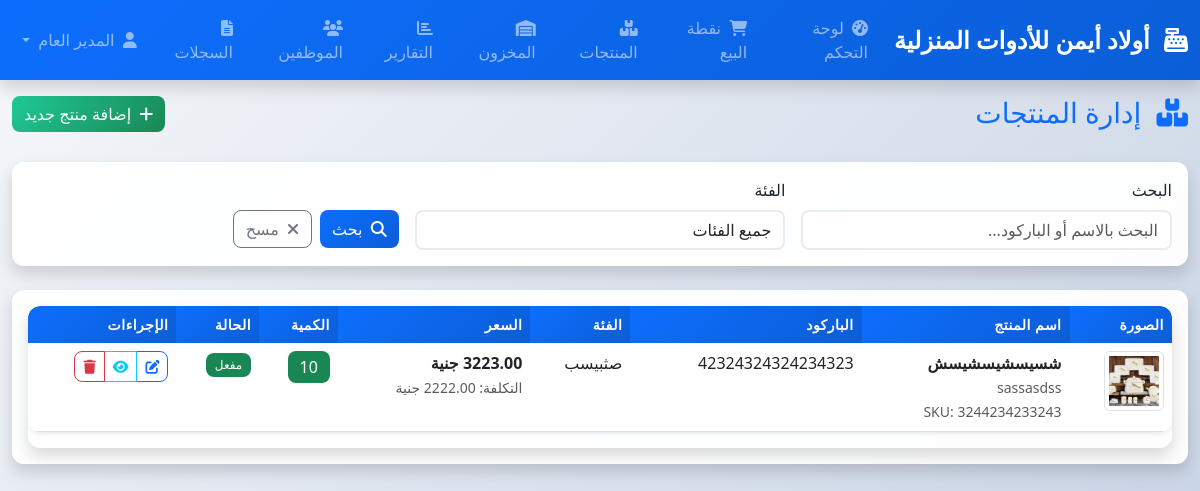
/products (signed in), run on the app's committed database.
### models.py (models this page shows)
class Employee(UserMixin, db.Model):
    id = db.Column(db.Integer, primary_key=True)
    username = db.Column(db.String(64), unique=True, nullable=False)
    email = db.Column(db.String(120), unique=True, nullable=False)
    full_name = db.Column(db.String(100), nullable=False)
    password_hash = db.Column(db.String(256), nullable=False)
    role = db.Column(db.String(20), nullable=False, default='cashier')
    is_active = db.Column(db.Boolean, default=True)
    created_at = db.Column(db.DateTime, default=datetime.utcnow)
    sales = db.relationship('Sale', backref='employee', lazy=True)
    inventory_movements = db.relationship('InventoryMovement', backref='employee', lazy=True)
    def has_permission(self, permission):
        permissions = {
            'admin': ['manage_employees', 'manage_inventory', 'view_reports', 'make_sales', 'manage_products'],
            'manager': ['manage_inventory', 'view_reports', 'edit_products', 'make_sales', 'manage_products'],
            'cashier': ['make_sales']
        }
        return permission in permissions.get(self.role, [])

class Product(db.Model):
    id = db.Column(db.Integer, primary_key=True)
    name = db.Column(db.String(200), nullable=False)
    name_ar = db.Column(db.String(200), nullable=False)
    description = db.Column(db.Text)
    barcode = db.Column(db.String(50), unique=True)
    sku = db.Column(db.String(50), unique=True, nullable=False)
    price = db.Column(db.Numeric(10, 2), nullable=False)
    cost_price = db.Column(db.Numeric(10, 2))
    quantity = db.Column(db.Integer, nullable=False, default=0)
    min_quantity = db.Column(db.Integer, default=5)
    image_url = db.Column(db.String(255))
    is_active = db.Column(db.Boolean, default=True)
    created_at = db.Column(db.DateTime, default=datetime.utcnow)
    updated_at = db.Column(db.DateTime, default=datetime.utcnow, onupdate=datetime.utcnow)
    category_id = db.Column(db.Integer, db.ForeignKey('category.id'))
    sale_items = db.relationship('SaleItem', backref='product', lazy=True)
    inventory_movements = db.relationship('InventoryMovement', backref='product', lazy=True)
    @property
    def is_low_stock(self):
        return self.quantity <= self.min_quantity

class Category(db.Model):
    id = db.Column(db.Integer, primary_key=True)
    name = db.Column(db.String(100), nullable=False)
    name_ar = db.Column(db.String(100), nullable=False)
    description = db.Column(db.Text)
    created_at = db.Column(db.DateTime, default=datetime.utcnow)
    products = db.relationship('Product', backref='category', lazy=True)

### routes.py (the view, shortened to what this page needs)
@app.route('/products')
@login_required
def products():
    if not current_user.has_permission('manage_products'):
        flash('ليس لديك صلاحية للوصول لهذه الصفحة', 'error')
        return redirect(url_for('dashboard'))
    page = request.args.get('page', 1, type=int)
    search = request.args.get('search', '')
    category_id = request.args.get('category_id', type=int)
    query = Product.query.filter_by(is_active=True)
    if category_id:
        query = query.filter_by(category_id=category_id)
    products = query.order_by(Product.name_ar).paginate(page=page, per_page=20, error_out=False)
    categories = Category.query.all()
    return render_template('products.html', products=products, categories=categories,
                           search=search, selected_category=category_id)

### app.py (called while the page is built)
@login_manager.user_loader
def load_user(user_id):
    from models import Employee
    return Employee.query.get(int(user_id))

### templates/products.html (shortened to what this page needs)
{% extends "base.html" %}
{% block content %}
<div class="row mb-4">
    <div class="col">
        <h1 class="h3 text-primary">
            <i class="fas fa-boxes me-2"></i>
            إدارة المنتجات
        </h1>
    </div>
    <div class="col-auto">
        <a href="{{ url_for('add_product') }}" class="btn btn-success">
            <i class="fas fa-plus me-1"></i>
            إضافة منتج جديد
        </a>
    </div>
</div>
<div class="card mb-4">
    <div class="card-body">
        <form method="GET" class="row g-3">
            <div class="col-md-4">
                <label class="form-label">البحث</label>
                <input type="text" name="search" class="form-control"
                       value="{{ search }}" placeholder="البحث بالاسم أو الباركود...">
            </div>
            <div class="col-md-4">
                <label class="form-label">الفئة</label>
                <select name="category_id" class="form-select">
                    <option value="">جميع الفئات</option>
                </select>
            </div>
            <div class="col-md-4">
                <label class="form-label">&nbsp;</label>
                <div class="d-grid gap-2 d-md-flex">
                    <button type="submit" class="btn btn-primary">
                        <i class="fas fa-search me-1"></i>
                        بحث
                    </button>
                    <a href="{{ url_for('products') }}" class="btn btn-outline-secondary">
                        <i class="fas fa-times me-1"></i>
                        مسح
                    </a>
                </div>
            </div>
        </form>
    </div>
</div>
<div class="card">
    <div class="card-body">
        {% if products.items %}
        <div class="table-responsive">
            <table class="table table-hover">
                <thead class="table-dark">
                    <tr>
                        <th>الصورة</th>
                        <th>اسم المنتج</th>
                        <th>الباركود</th>
                        <th>الفئة</th>
                        <th>السعر</th>
                        <th>الكمية</th>
                        <th>الحالة</th>
                        <th>الإجراءات</th>
                    </tr>
                </thead>
                <tbody>
                    {% for product in products.items %}
                    <tr>
                        <td>
                            {% if product.image_url %}
                            <img src="{{ product.image_url }}" alt="{{ product.name_ar }}"
                                 class="img-thumbnail" style="width: 60px; height: 60px; object-fit: cover;">
                            {% else %}
                            <div class="bg-light d-flex align-items-center justify-content-center"
                                 style="width: 60px; height: 60px;">
                                <i class="fas fa-image text-muted"></i>
                            </div>
                            {% endif %}
                        </td>
                        <td>
                            <strong>{{ product.name_ar }}</strong><br>
                            <small class="text-muted">{{ product.name }}</small><br>
                            <small class="text-muted">SKU: {{ product.sku }}</small>
                        </td>
                        <td>{{ product.barcode or '-' }}</td>
                        <td>{{ product.category.name_ar if product.category else '-' }}</td>
                        <td>
                            <strong>{{ "%.2f"|format(product.price) }} جنية </strong>
                            {% if product.cost_price %}
                            <br>
                            <small class="text-muted">التكلفة: {{ "%.2f"|format(product.cost_price) }} جنية</small>
                            {% endif %}
                        </td>
                        <td>
                            <span class="badge {% if product.is_low_stock %}bg-warning{% else %}bg-success{% endif %} fs-6">
                                {{ product.quantity }}
                            </span>
                        </td>
                        <td>
                            {% if product.is_active %}
                            <span class="badge bg-success">مفعل</span>
                            {% else %}
                            <span class="badge bg-danger">غير متوفر</span>
                            {% endif %}
                        </td>
                        <td>
                            {% if product.is_active %}
                            <div class="btn-group" role="group">
                                <a href="{{ url_for('edit_product', product_id=product.id) }}"
                                   class="btn btn-sm btn-outline-primary">
                                    <i class="fas fa-edit"></i>
                                </a>
                                <button type="button" class="btn btn-sm btn-outline-info"
                                        data-bs-toggle="modal" data-bs-target="#productModal{{ product.id }}">
                                    <i class="fas fa-eye"></i>
                                </button>
                                <button type="button" class="btn btn-sm btn-outline-danger"
                                        data-bs-toggle="modal" data-bs-target="#deleteModal{{ product.id }}">
                                    <i class="fas fa-trash"></i>
                                </button>
                            </div>
                            {% else %}
                            <span class="text-danger fw-bold">غير متوفر</span>
                            {% endif %}
                        </td>
                    </tr>
                    {% endfor %}
                </tbody>
            </table>
        </div>
        {% endif %}
    </div>
</div>
{% endblock %}

### templates/base.html (shortened to what this page needs)
<!DOCTYPE html>
<html lang="ar" dir="rtl">
<head>
    <link href="https://cdn.jsdelivr.net/npm/bootstrap@5.3.0/dist/css/bootstrap.rtl.min.css" rel="stylesheet">
    <link href="https://cdnjs.cloudflare.com/ajax/libs/font-awesome/6.4.0/css/all.min.css" rel="stylesheet">
    <link href="{{ url_for('static', filename='css/style.css') }}" rel="stylesheet">
</head>
<body>
    {% if current_user.is_authenticated %}
    <nav class="navbar navbar-expand-lg navbar-dark bg-primary sticky-top">
        <div class="container-fluid">
            <a class="navbar-brand" href="{{ url_for('dashboard') }}">
                <i class="fas fa-cash-register me-2"></i>
                  أولاد أيمن للأدوات المنزلية
            </a>
            <div class="collapse navbar-collapse" id="navbarNav">
                <ul class="navbar-nav me-auto">
                    <li class="nav-item">
                        <a class="nav-link" href="{{ url_for('dashboard') }}">
                            <i class="fas fa-tachometer-alt me-1"></i> لوحة التحكم
                        </a>
                    </li>
                    {% if current_user.has_permission('make_sales') %}
                    <li class="nav-item">
                        <a class="nav-link" href="{{ url_for('pos') }}">
                            <i class="fas fa-shopping-cart me-1"></i> نقطة البيع
                        </a>
                    </li>
                    {% endif %}
                    {% if current_user.has_permission('manage_products') %}
                    <li class="nav-item">
                        <a class="nav-link" href="{{ url_for('products') }}">
                            <i class="fas fa-boxes me-1"></i> المنتجات
                        </a>
                    </li>
                    {% endif %}
                    {% if current_user.has_permission('manage_inventory') %}
                    <li class="nav-item">
                        <a class="nav-link" href="{{ url_for('inventory') }}">
                            <i class="fas fa-warehouse me-1"></i> المخزون
                        </a>
                    </li>
                    {% endif %}
                    {% if current_user.has_permission('view_reports') %}
                    <li class="nav-item">
                        <a class="nav-link" href="{{ url_for('sales_report') }}">
                            <i class="fas fa-chart-bar me-1"></i> التقارير
                        </a>
                    </li>
                    {% endif %}
                    {% if current_user.has_permission('manage_employees') %}
                    <li class="nav-item">
                        <a class="nav-link" href="{{ url_for('employees') }}">
                            <i class="fas fa-users me-1"></i> الموظفين
                        </a>
                    </li>
                    <li class="nav-item">
                        <a class="nav-link" href="{{ url_for('logs') }}">
                            <i class="fas fa-file-alt me-1"></i> السجلات
                        </a>
                    </li>
                    {% endif %}
                </ul>
                <ul class="navbar-nav">
                    <li class="nav-item dropdown">
                        <a class="nav-link dropdown-toggle" href="#" role="button" data-bs-toggle="dropdown">
                            <i class="fas fa-user me-1"></i> {{ current_user.full_name }}
                        </a>
                    </li>
                </ul>
            </div>
        </div>
    </nav>
    {% endif %}
    <main class="container-fluid my-3">
        {% block content %}{% endblock %}
    </main>
</body>
</html>

### static/css/style.css (style rules this page uses)
:root { --primary-color: #0d6efd; --primary-dark: #0b5ed7; --primary-light: #6ea8fe; --secondary-color: #6c757d; --success-color: #198754; --warning-color: #ffc107; --danger-color: #dc3545; --info-color: #0dcaf0; --light-color: #f8f9fa; --dark-color: #212529; --gradient-primary: linear-gradient(135deg, var(--primary-color) 0%, var(--primary-dark) 100%); --gradient-success: linear-gradient(135deg, #20c997 0%, var(--success-color) 100%); --gradient-warning: linear-gradient(135deg, #fd7e14 0%, var(--warning-color) 100%); --gradient-info: linear-gradient(135deg, #17a2b8 0%, var(--info-color) 100%); --gradient-light: linear-gradient(135deg, #f8f9fa 0%, #e9ecef 100%); --shadow-sm: 0 .125rem .25rem rgba(0, 0, 0, .075); --shadow: 0 .5rem 1rem rgba(0, 0, 0, .15); --shadow-lg: 0 1rem 3rem rgba(0, 0, 0, .175); --border-radius: 0.75rem; --border-radius-sm: 0.5rem; --border-radius-lg: 1rem; }
body { font-family: 'Segoe UI', Tahoma, Geneva, Verdana, sans-serif; background: linear-gradient(135deg, #f5f7fa 0%, #c3cfe2 100%); min-height: 100vh; direction: rtl; text-align: right; }
.card { border: none; border-radius: var(--border-radius); box-shadow: var(--shadow); transition: all 0.3s ease; background: rgba(255, 255, 255, 0.95); backdrop-filter: blur(10px); }
.navbar { box-shadow: var(--shadow); background: var(--gradient-primary) !important; backdrop-filter: blur(10px); }
.navbar-brand { font-weight: 700; font-size: 1.5rem; }
.nav-link { font-weight: 500; transition: all 0.3s ease; border-radius: var(--border-radius-sm); margin: 0 2px; }
.btn { border-radius: var(--border-radius-sm); font-weight: 500; transition: all 0.3s ease; position: relative; overflow: hidden; }
.btn::before { content: ''; position: absolute; top: 0; left: -100%; width: 100%; height: 100%; background: linear-gradient(90deg, transparent, rgba(255, 255, 255, 0.2), transparent); transition: left 0.5s; z-index: 1; }
.btn-primary { background: var(--gradient-primary); border: none; }
.btn-success { background: var(--gradient-success); border: none; }
.btn-sm { border-radius: var(--border-radius-sm); font-size: 0.875rem; }
.form-control, .form-select { border-radius: var(--border-radius-sm); border: 2px solid #e9ecef; transition: all 0.3s ease; background: rgba(255, 255, 255, 0.9); }
.table { border-radius: var(--border-radius); overflow: hidden; box-shadow: var(--shadow-sm); background: rgba(255, 255, 255, 0.95); }
.table thead th { border-bottom: none; font-weight: 600; text-transform: uppercase; letter-spacing: 0.5px; font-size: 0.875rem; }
.table-dark th { background: var(--gradient-primary) !important; }
.table tbody tr { transition: all 0.3s ease; }
.table-responsive { border-radius: var(--border-radius); box-shadow: var(--shadow); }
.badge { border-radius: var(--border-radius-sm); font-weight: 500; padding: 0.5em 0.75em; font-size: 0.75em; }
.table-responsive { max-height: 500px; overflow-y: auto; }

### data on the page
Employee: full_name "المدير العام"
Product: image_url (picture), name_ar "شسيسشيسشيسش", name "sassasdss", sku "3244234233243", barcode "42324324324234323", category "صثبيسب", price "3223.00", quantity "10", is_active "مفعل"
